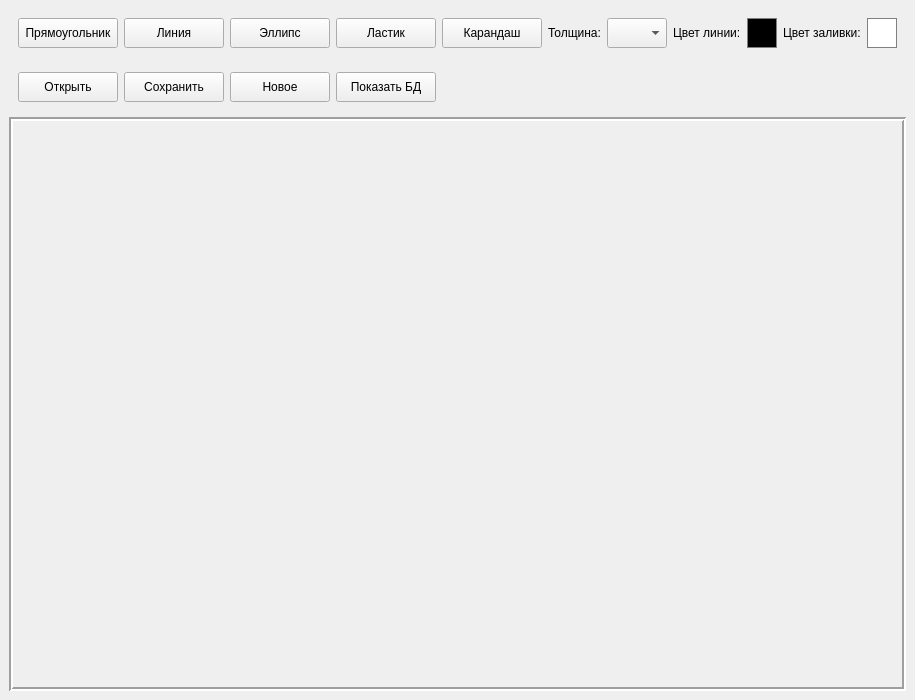
<?xml version="1.0" encoding="UTF-8"?>
<ui version="4.0">
 <class>MainWindow</class>
 <widget class="QMainWindow" name="MainWindow">
  <property name="geometry">
   <rect>
    <x>0</x>
    <y>0</y>
    <width>900</width>
    <height>700</height>
   </rect>
  </property>
  <property name="windowTitle">
   <string>Paint</string>
  </property>
  <widget class="QWidget" name="centralwidget">
   <layout class="QVBoxLayout" name="verticalLayout">
    <item>
     <widget class="QWidget" name="widget" native="true">
      <layout class="QHBoxLayout" name="horizontalLayout_2">
       <item>
        <widget class="QPushButton" name="pushButton">
         <property name="text">
          <string>Прямоугольник</string>
         </property>
         <property name="minimumSize">
          <size>
           <width>100</width>
           <height>30</height>
          </size>
         </property>
        </widget>
       </item>
       <item>
        <widget class="QPushButton" name="pushButton_6">
         <property name="text">
          <string>Линия</string>
         </property>
         <property name="minimumSize">
          <size>
           <width>100</width>
           <height>30</height>
          </size>
         </property>
        </widget>
       </item>
       <item>
        <widget class="QPushButton" name="pushButton_7">
         <property name="text">
          <string>Эллипс</string>
         </property>
         <property name="minimumSize">
          <size>
           <width>100</width>
           <height>30</height>
          </size>
         </property>
        </widget>
       </item>
       <item>
        <widget class="QPushButton" name="pushButton_8">
         <property name="text">
          <string>Ластик</string>
         </property>
         <property name="minimumSize">
          <size>
           <width>100</width>
           <height>30</height>
          </size>
         </property>
        </widget>
       </item>
       <item>
        <widget class="QPushButton" name="pushButton_9">
         <property name="text">
          <string>Карандаш</string>
         </property>
         <property name="minimumSize">
          <size>
           <width>100</width>
           <height>30</height>
          </size>
         </property>
        </widget>
       </item>
       <item>
        <spacer name="horizontalSpacer_3">
         <property name="orientation">
          <enum>Qt::Horizontal</enum>
         </property>
         <property name="sizeHint">
          <size>
           <width>20</width>
           <height>20</height>
          </size>
         </property>
        </spacer>
       </item>
       <item>
        <widget class="QLabel" name="label">
         <property name="text">
          <string>Толщина:</string>
         </property>
        </widget>
       </item>
       <item>
        <widget class="QComboBox" name="comboBox">
         <property name="minimumSize">
          <size>
           <width>60</width>
           <height>30</height>
          </size>
         </property>
        </widget>
       </item>
       <item>
        <spacer name="horizontalSpacer_4">
         <property name="orientation">
          <enum>Qt::Horizontal</enum>
         </property>
         <property name="sizeHint">
          <size>
           <width>20</width>
           <height>20</height>
          </size>
         </property>
        </spacer>
       </item>
       <item>
        <widget class="QLabel" name="label_2">
         <property name="text">
          <string>Цвет линии:</string>
         </property>
        </widget>
       </item>
       <item>
        <widget class="QPushButton" name="pushButton_10">
         <property name="minimumSize">
          <size>
           <width>30</width>
           <height>30</height>
          </size>
         </property>
         <property name="styleSheet">
          <string notr="true">background-color: rgb(0, 0, 0); border: 1px solid gray;</string>
         </property>
         <property name="text">
          <string/>
         </property>
        </widget>
       </item>
       <item>
        <widget class="QLabel" name="label_3">
         <property name="text">
          <string>Цвет заливки:</string>
         </property>
        </widget>
       </item>
       <item>
        <widget class="QPushButton" name="pushButton_5">
         <property name="minimumSize">
          <size>
           <width>30</width>
           <height>30</height>
          </size>
         </property>
         <property name="styleSheet">
          <string notr="true">background-color: rgb(255, 255, 255); border: 1px solid gray;</string>
         </property>
         <property name="text">
          <string/>
         </property>
        </widget>
       </item>
      </layout>
     </widget>
    </item>
    <item>
     <widget class="QWidget" name="widget_2" native="true">
      <layout class="QHBoxLayout" name="horizontalLayout_3">
       <item>
        <widget class="QPushButton" name="pushButton_4">
         <property name="text">
          <string>Открыть</string>
         </property>
         <property name="minimumSize">
          <size>
           <width>100</width>
           <height>30</height>
          </size>
         </property>
        </widget>
       </item>
       <item>
        <widget class="QPushButton" name="pushButton_2">
         <property name="text">
          <string>Сохранить</string>
         </property>
         <property name="minimumSize">
          <size>
           <width>100</width>
           <height>30</height>
          </size>
         </property>
        </widget>
       </item>
       <item>
        <widget class="QPushButton" name="pushButton_3">
         <property name="text">
          <string>Новое</string>
         </property>
         <property name="minimumSize">
          <size>
           <width>100</width>
           <height>30</height>
          </size>
         </property>
        </widget>
       </item>
       <item>
        <widget class="QPushButton" name="pushButton_11">
         <property name="text">
          <string>Показать БД</string>
         </property>
         <property name="minimumSize">
          <size>
           <width>100</width>
           <height>30</height>
          </size>
         </property>
        </widget>
       </item>
       <item>
        <spacer name="horizontalSpacer_5">
         <property name="orientation">
          <enum>Qt::Horizontal</enum>
         </property>
         <property name="sizeHint">
          <size>
           <width>40</width>
           <height>20</height>
          </size>
         </property>
        </spacer>
       </item>
      </layout>
     </widget>
    </item>
    <item>
     <widget class="QFrame" name="frame">
      <property name="frameShape">
       <enum>QFrame::Box</enum>
      </property>
      <property name="frameShadow">
       <enum>QFrame::Sunken</enum>
      </property>
      <property name="lineWidth">
       <number>2</number>
      </property>
      <layout class="QVBoxLayout" name="verticalLayout_2">
       <item>
        <spacer name="verticalSpacer">
         <property name="orientation">
          <enum>Qt::Vertical</enum>
         </property>
         <property name="sizeHint">
          <size>
           <width>20</width>
           <height>40</height>
          </size>
         </property>
        </spacer>
       </item>
      </layout>
     </widget>
    </item>
   </layout>
  </widget>
 </widget>
 <resources/>
 <connections/>
</ui>
